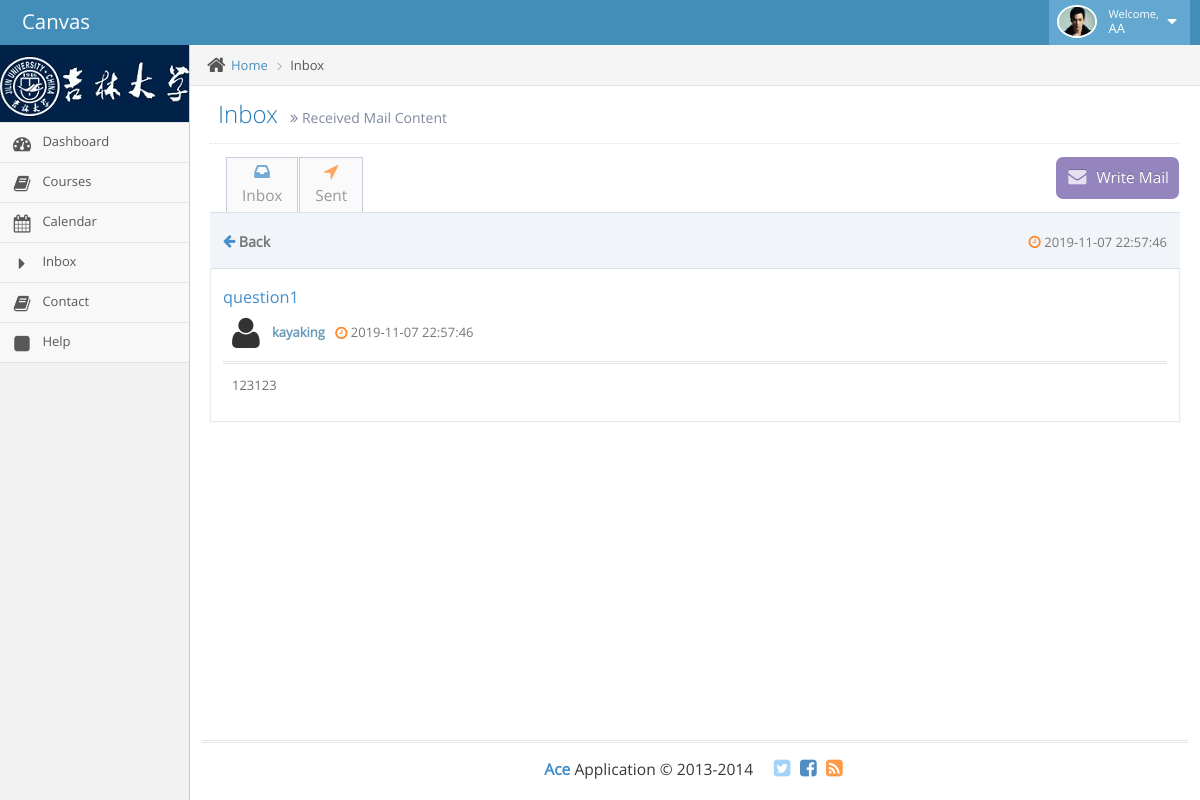
Screenshot of /mail_content.php?maid=23 (signed in) with the database file from the repository.
### tables this page shows
CREATE TABLE IF NOT EXISTS `group5_mail` (
  `maid` int(11) NOT NULL AUTO_INCREMENT,
  `suid` int(11) NOT NULL,
  `tuid` int(11) NOT NULL,
  `maname` text NOT NULL,
  `content` text NOT NULL,
  `matime` datetime NOT NULL,
  PRIMARY KEY (`maid`)
);

CREATE TABLE IF NOT EXISTS `group5_user` (
  `uid` int(11) NOT NULL AUTO_INCREMENT,
  `uname` text NOT NULL,
  `pwd` text NOT NULL,
  `role` int(3) NOT NULL,
  PRIMARY KEY (`uid`)
);

### mail_content.php (the view, shortened to what this page needs)
<?php
include_once 'config.php';
$row = null;
$conn = new mysqli($sql_host, $sql_db_user, $sql_db_pwd, $sql_db_name);
$sql = "SELECT * FROM group5_mail WHERE maid={$_GET['maid']}";
$result = $conn->query($sql);
if ($result->num_rows > 0) {
    $row = $result->fetch_assoc();
}
$suname = '';
$tuname = '';
$s_result = $conn->query("SELECT uname FROM group5_user WHERE uid={$row['suid']}");
if ($s_result->num_rows > 0) {
    $s_row = $s_result->fetch_assoc();
    $suname = $s_row['uname'];
}
$t_result = $conn->query("SELECT uname FROM group5_user WHERE uid={$row['tuid']}");
if ($t_result->num_rows > 0) {
    $t_row = $t_result->fetch_assoc();
    $tuname = $t_row['uname'];
}
?>
<!DOCTYPE html>
<html lang="en">
<head>
    <link rel="stylesheet" href="assets/css/bootstrap.min.css"/>
    <link rel="stylesheet" href="assets/font-awesome/4.5.0/css/font-awesome.min.css"/>
    <link rel="stylesheet" href="assets/css/ace.min.css" class="ace-main-stylesheet" id="main-ace-style"/>
    <link rel="stylesheet" href="assets/css/ace-skins.min.css"/>
    <link rel="stylesheet" href="assets/css/ace-rtl.min.css"/>
</head>
<body class="no-skin">
<?php
include_once 'header.php';
?>
<div class="main-container ace-save-state" id="main-container">
    <?php
    include_once 'sidebar.php';
    ?>
    <div class="main-content">
        <div class="main-content-inner">
            <div class="breadcrumbs ace-save-state" id="breadcrumbs">
                <ul class="breadcrumb">
                    <li>
                        <i class="ace-icon fa fa-home home-icon"></i>
                        <a href="index.php">Home</a>
                    </li>
                    <li class="active">Inbox</li>
                </ul>
            </div>
            <div class="page-content">
                <div class="page-header">
                    <h1>
                        Inbox
                        <small>
                            <i class="ace-icon fa fa-angle-double-right"></i>
                            <?php echo $row['suid'] == $_SESSION['uid'] ? 'Sent' : 'Received'; ?> Mail Content
                        </small>
                    </h1>
                </div>
                <div class="row">
                    <div class="col-xs-12">
                        <div class="row">
                            <div class="col-xs-12">
                                <div class="tabbable">
                                    <ul id="inbox-tabs"
                                        class="inbox-tabs nav nav-tabs padding-16 tab-size-bigger tab-space-1">
                                        <li class="li-new-mail pull-right">
                                            <a href="writemail.php" class="btn-new-mail">
														<span class="btn btn-purple no-border">
															<i class="ace-icon fa fa-envelope bigger-130"></i>
															<span class="bigger-110">Write Mail</span>
														</span>
                                            </a>
                                        </li>
                                        <li>
                                            <a  href="inbox.php">
                                                <i class="blue ace-icon fa fa-inbox bigger-130"></i>
                                                <span class="bigger-110">Inbox</span>
                                            </a>
                                        </li>
                                        <li>
                                            <a href="inbox.php?sent=1">
                                                <i class="orange ace-icon fa fa-location-arrow bigger-130"></i>
                                                <span class="bigger-110">Sent</span>
                                            </a>
                                        </li>
                                    </ul>
                                    <div class="tab-content no-border no-padding">
                                        <div id="inbox" class="tab-pane in active">
                                            <div class="message-container">
                                                <div id="id-message-item-navbar" class="message-navbar clearfix">
                                                    <div class="messagebar-item-left">
                                                        <a href="#" class="btn-back-message-list">
                                                            <i class="ace-icon fa fa-arrow-left blue bigger-110 middle"></i>
                                                            <b class="bigger-110 middle">Back</b>
                                                        </a>
                                                    </div>
                                                    <div class="messagebar-item-right">
                                                        <i class="ace-icon fa fa-clock-o bigger-110 orange"></i>
                                                        <span class="grey"><?php echo $row['matime']; ?></span>
                                                    </div>
                                                </div>
                                                <div class="message-list-container">
                                                    <div class="message-content" id="id-message-content">
                                                        <div class="message-header clearfix">
                                                            <div class="pull-left">
                                                                <span class="blue bigger-125"><?php echo $row['maname']; ?></span>
                                                                <div class="space-4"></div>
                                                                <img class="middle"
                                                                     src="assets/images/avatar.png" width="32">
                                                                <a class="sender"><?php echo $row['suid'] == $_SESSION['uid'] ? $tuname : $suname; ?></a>
                                                                <i class="ace-icon fa fa-clock-o bigger-110 orange middle"></i>
                                                                <span class="time grey"><?php echo $row['matime']; ?></span>
                                                            </div>
                                                        </div>
                                                        <div class="hr hr-double"></div>
                                                        <div class="message-body" style="position: relative;">
                                                            <div class="scroll-content" style="max-height: 150px;">
                                                                <p>
                                                                    <?php echo $row['content']; ?>
                                                                </p>
                                                            </div>
                                                        </div>
                                                    </div>
                                                </div>
                                            </div>
                                        </div>
                                    </div>
                                </div>
                            </div>
                        </div>
                    </div>
                </div>
            </div>
        </div>
    </div>
    <div class="footer">
        <div class="footer-inner">
            <div class="footer-content">
						<span class="bigger-120">
							<span class="blue bolder">Ace</span>
							Application &copy; 2013-2014
						</span>
                <span class="action-buttons">
							<a href="#">
								<i class="ace-icon fa fa-twitter-square light-blue bigger-150"></i>
							</a>
							<a href="#">
								<i class="ace-icon fa fa-facebook-square text-primary bigger-150"></i>
							</a>
							<a href="#">
								<i class="ace-icon fa fa-rss-square orange bigger-150"></i>
							</a>
						</span>
            </div>
        </div>
    </div>
</div>
</body>
</html>

### rows the page displays
group5_mail: matime "2019-11-07 22:57:46", maname "question1", content "123123"
group5_user: uname "kayaking"

### other values shown
$_SESSION['uname'] "AA"
